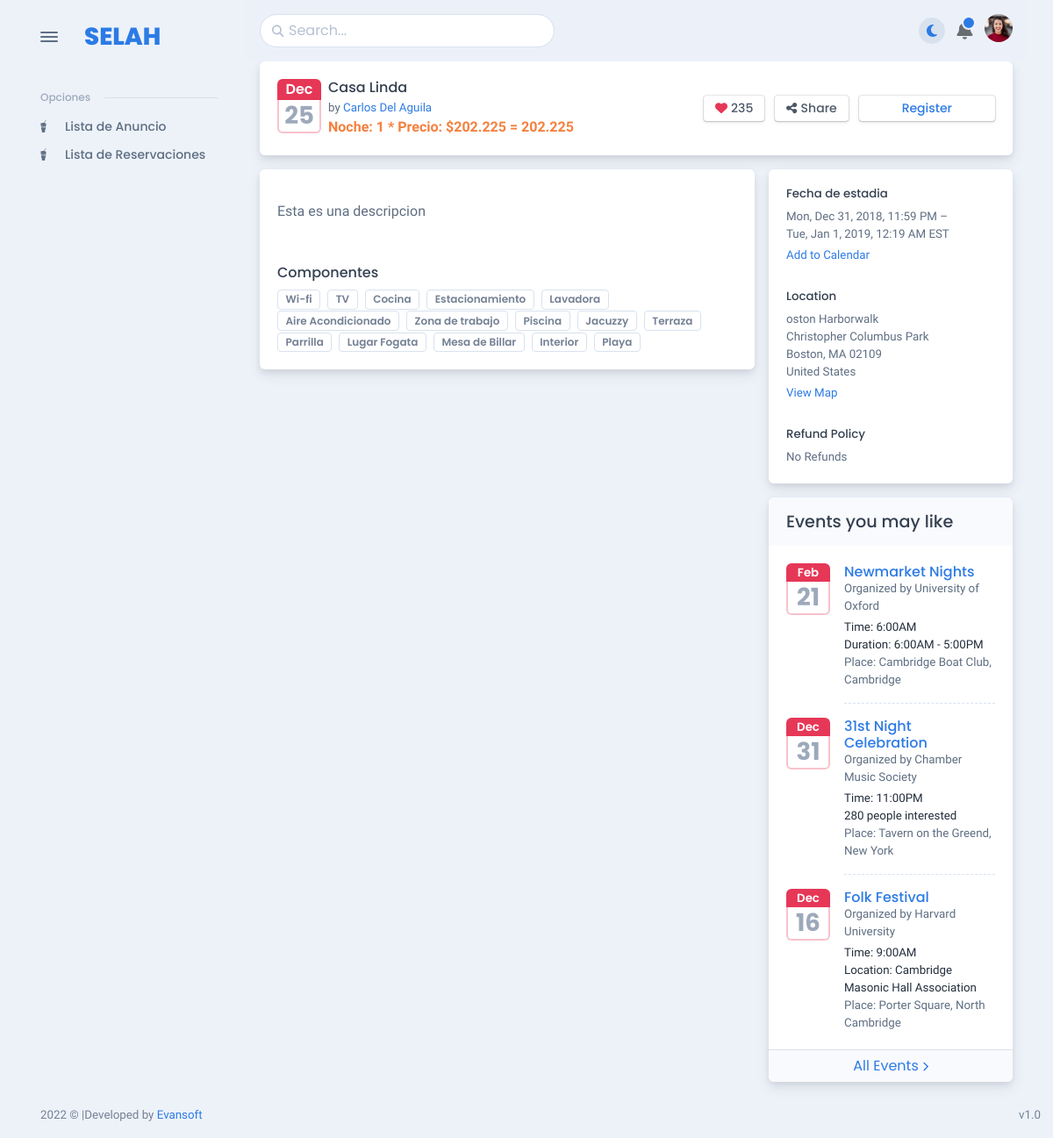
The page /reservation/Details_Reservation/1/ on the database its author committed.
### reservation/models.py (models this page shows)
class Reservation(models.Model):
	date_enter = models.CharField(max_length = 12)
	date_exit = models.CharField(max_length = 12)
	user_email = models.EmailField()
	propertys = models.ForeignKey(Property, on_delete = models.CASCADE)
	propietrio = models.ForeignKey(User, on_delete = models.CASCADE,null = True, blank = True)
	boys = models.IntegerField()
	adult = models.IntegerField()
	price = models.IntegerField()
	hour_input = models.CharField(max_length = 20)
	note = models.TextField()
	days = models.IntegerField(default = 1)
	status = models.CharField(max_length = 45, default="En espera")
	limpieza = models.IntegerField(default = 0,null=True,blank=True)
	money_returned = models.IntegerField(default = 0)
	name_user = models.CharField(max_length = 50, null=True,blank=True)
	def Total_Payment(self):
		return Thousands_Separator(self.days * self.price)
	def Price(self):
		return Thousands_Separator(self.price)

### property/models.py (models this page shows, shortened)
class Property(models.Model):
	space = models.ForeignKey(Space, on_delete = models.CASCADE, null = True, blank=True,related_name='space')
	title = models.CharField(max_length = 150, null = True, blank=True)
	hosting_space = models.ForeignKey(Hosting_Space, on_delete = models.CASCADE, null = True, blank=True,related_name='hosting_space')
	street = models.CharField(max_length = 150, null = True, blank=True)
	street_optional = models.CharField(max_length = 150, null = True, blank=True)
	city = models.CharField(max_length = 150, null = True, blank=True)
	departament = models.CharField(max_length = 150, null = True, blank=True)
	country = models.CharField(max_length = 150, null = True, blank=True)
	tag_description = models.ForeignKey(Tag_Description, on_delete = models.CASCADE, null = True, blank=True,related_name='tag_description')
	description = models.TextField(default="")
	price = models.FloatField(default=0)
	extras = models.ForeignKey(Extras,on_delete=models.CASCADE, null = True, blank=True,related_name='extras')
	complete = models.BooleanField(default = False)
	discoun = models.FloatField(default = 0)
	user = models.ForeignKey(User, on_delete = models.CASCADE,  null = True, blank=True,related_name='User')
	available = models.BooleanField(default = False)
	postcode = models.CharField(max_length = 10,null = True, blank=True)
	price_clean = models.IntegerField(default = 0)
	price_entrada = models.IntegerField(default = 0)
	btn_clean = models.BooleanField(default = False)
	cod_ref = models.IntegerField(default = 0)

### user/models.py (models this page shows, shortened)
class User(models.Model):
	code = models.CharField(max_length = 9,null = True, blank=True)
	first_name = models.CharField(max_length=30)
	second_name = models.CharField(max_length=30,null = True, blank=True)
	last_name = models.CharField(max_length=30)
	last_second_name = models.CharField(max_length=30,null = True, blank=True)
	email = models.EmailField()
	psswd = models.CharField(max_length = 20)
	phone = models.CharField(max_length = 15)
	type_user = models.IntegerField(default=2)
	active = models.BooleanField(default = False)

### reservation/views.py (the view)
# urls.py: url(r'^Details_Reservation/(\d)/$',Details_Reservation,name="Details_Reservation"),
def Details_Reservation(request,pk):
	reservation = Reservation.objects.get(pk = pk)
	inf_1 = Information.objects.get(propertys=reservation.propertys)
	inf_2 = Infomation_addtional.objects.get(propertys=reservation.propertys)
	return render(request,'reservation/details.html',{'r':reservation,'i1':inf_1,'i2':inf_2})

### from_number_to_letters.py (called while the page is built)
def Thousands_Separator(number):
    return "{:,}".format(number).replace(',','~').replace('.',',').replace('~','.')

### template/reservation/details.html (shortened to what this page needs)
{% extends '../base.html' %}
{% load static %}
{% block content %}
<div class="card mb-3">
	<div class="card-body">
	  <div class="row justify-content-between align-items-center">
	    <div class="col">
	      <div class="d-flex">
	        <div class="calendar me-2"><span class="calendar-month">Dec</span><span class="calendar-day">25 </span></div>
	        <div class="flex-1 fs--1">
	          <h5 class="fs-0">{{r.propertys.title}}</h5>
	          <p class="mb-0">by <a href="#!">{{r.propietrio.first_name}}</a></p><span class="fs-0 text-warning fw-semi-bold">Noche: {{r.days}} * Precio: ${{r.Price}} = {{r.Total_Payment}}</span>
	        </div>
	      </div>
	    </div>
	    <div class="col-md-auto mt-4 mt-md-0">
	      <button class="btn btn-falcon-default btn-sm me-2" type="button"><span class="fas fa-heart text-danger me-1"></span>235</button>
	      <button class="btn btn-falcon-default btn-sm me-2" type="button"><span class="fas fa-share-alt me-1"></span>Share</button>
	      <button class="btn btn-falcon-primary btn-sm px-4 px-sm-5" type="button">Register</button>
	    </div>
	  </div>
	</div>
  </div>
  <div class="row g-0">
    <div class="col-lg-8 pe-lg-2">
      <div class="card mb-3 mb-lg-0">
        <div class="card-body">
          <p>{{r.propertys.description}}</p>
          <h5 class="fs-0 mt-5 mb-2">Componentes</h5>
          {% if i1.wifi %}
          	<a class="badge border link-secondary me-1 text-decoration-none" href="javascript:void(0);">Wi-fi</a>
          {% endif %}
          {% if i1.tv %}
          	<a class="badge border link-secondary me-1 text-decoration-none" href="javascript:void(0);">TV</a>
          {% endif %}
          {% if i1.kitchen %}
          	<a class="badge border link-secondary me-1 text-decoration-none" href="javascript:void(0);">Cocina</a>
          {% endif %}
          {% if i1.parking %}
          	<a class="badge border link-secondary me-1 text-decoration-none" href="javascript:void(0);">Estacionamiento</a>
          {% endif %}
          {% if i1.washing_machine %}
          	<a class="badge border link-secondary me-1 text-decoration-none" href="javascript:void(0);">Lavadora</a>
          {% endif %}
          {% if i1.air_conditioning %}
          	<a class="badge border link-secondary me-1 text-decoration-none" href="javascript:void(0);">Aire Acondicionado</a>
          {% endif %}
          {% if i1.work_zone %}
          	<a class="badge border link-secondary me-1 text-decoration-none" href="javascript:void(0);">Zona de trabajo</a>
          {% endif %}
          {% if i2.pool %}
          	<a class="badge border link-secondary me-1 text-decoration-none" href="javascript:void(0);">Piscina</a>
          {% endif %}
          {% if i2.jacuzzi %}
          	<a class="badge border link-secondary me-1 text-decoration-none" href="javascript:void(0);">Jacuzzy</a>
          {% endif %}
          {% if i2.terrace %}
          	<a class="badge border link-secondary me-1 text-decoration-none" href="javascript:void(0);">Terraza</a>
          {% endif %}
          {% if i2.grill %}
          	<a class="badge border link-secondary me-1 text-decoration-none" href="javascript:void(0);">Parrilla</a>
          {% endif %}
          {% if i2.campfire_place %}
          	<a class="badge border link-secondary me-1 text-decoration-none" href="javascript:void(0);">Lugar Fogata</a>
          {% endif %}
          {% if i2.pool_table %}
          	<a class="badge border link-secondary me-1 text-decoration-none" href="javascript:void(0);">Mesa de Billar</a>
          {% endif %}
          {% if i2.indoor %}
          	<a class="badge border link-secondary me-1 text-decoration-none" href="javascript:void(0);">Interior</a>
          {% endif %}
          {% if i2.beach %}
          	<a class="badge border link-secondary me-1 text-decoration-none" href="javascript:void(0);">Playa</a>
          {% endif %}
        </div>
      </div>
    </div>
    <div class="col-lg-4 ps-lg-2">
      <div class="sticky-sidebar">
        <div class="card mb-3 fs--1">
          <div class="card-body">
            <h6>Fecha de estadia</h6>
            <p class="mb-1">Mon, Dec 31, 2018, 11:59 PM – <br />Tue, Jan 1, 2019, 12:19 AM EST</p>
            <a href="#!">Add to Calendar</a>
            <h6 class="mt-4">Location</h6>
            <div class="mb-1">
            	oston Harborwalk<br />Christopher Columbus Park<br />Boston, MA 02109<br />United States
            </div>
            <a href="#view-map">View Map</a>
            <h6 class="mt-4">Refund Policy</h6>
            <p class="fs--1 mb-0">No Refunds</p>
          </div>
        </div>
        <div class="card mb-3 mb-lg-0">
          <div class="card-header bg-light">
            <h5 class="mb-0">Events you may like</h5>
          </div>
          <div class="card-body fs--1">
            <div class="d-flex btn-reveal-trigger">
              <div class="calendar"><span class="calendar-month">Feb</span><span class="calendar-day">21</span></div>
              <div class="flex-1 position-relative ps-3">
                <h6 class="fs-0 mb-0"><a href="../../app/events/event-detail.html">Newmarket Nights</a></h6>
                <p class="mb-1">Organized by <a href="#!" class="text-700">University of Oxford</a></p>
                <p class="text-1000 mb-0">Time: 6:00AM</p>
                <p class="text-1000 mb-0">Duration: 6:00AM - 5:00PM</p>Place: Cambridge Boat Club, Cambridge
                <div class="border-dashed-bottom my-3"></div>
              </div>
            </div>
            <div class="d-flex btn-reveal-trigger">
              <div class="calendar"><span class="calendar-month">Dec</span><span class="calendar-day">31</span></div>
              <div class="flex-1 position-relative ps-3">
                <h6 class="fs-0 mb-0"><a href="../../app/events/event-detail.html">31st Night Celebration</a></h6>
                <p class="mb-1">Organized by <a href="#!" class="text-700">Chamber Music Society</a></p>
                <p class="text-1000 mb-0">Time: 11:00PM</p>
                <p class="text-1000 mb-0">280 people interested</p>Place: Tavern on the Greend, New York
                <div class="border-dashed-bottom my-3"></div>
              </div>
            </div>
            <div class="d-flex btn-reveal-trigger">
              <div class="calendar"><span class="calendar-month">Dec</span><span class="calendar-day">16</span></div>
              <div class="flex-1 position-relative ps-3">
                <h6 class="fs-0 mb-0"><a href="../../app/events/event-detail.html">Folk Festival</a></h6>
                <p class="mb-1">Organized by <a href="#!" class="text-700">Harvard University</a></p>
                <p class="text-1000 mb-0">Time: 9:00AM</p>
                <p class="text-1000 mb-0">Location: Cambridge Masonic Hall Association</p>Place: Porter Square, North Cambridge
              </div>
            </div>
          </div>
          <div class="card-footer bg-light p-0 border-top">
          	<a class="btn btn-link d-block w-100" href="../../app/events/event-list.html">All Events<span class="fas fa-chevron-right ms-1 fs--2"></span></a>
          </div>
        </div>
      </div>
    </div>
  </div>
</div>
{% endblock %}

### rows shown on the page
Reservation: propertys "Casa Linda", propietrio.first_name "Carlos Del Aguila", days "1", Price "202.225", Total_Payment "202.225", propertys.description "Esta es una descripcion"
